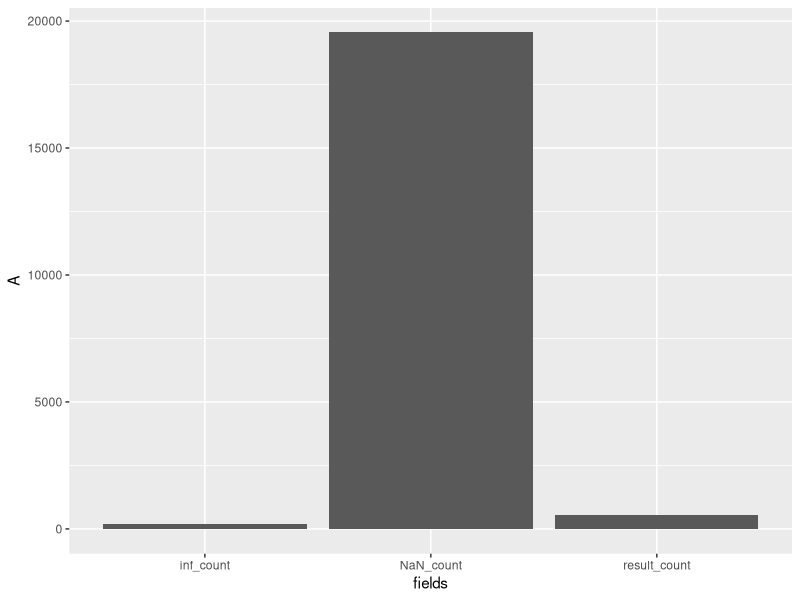
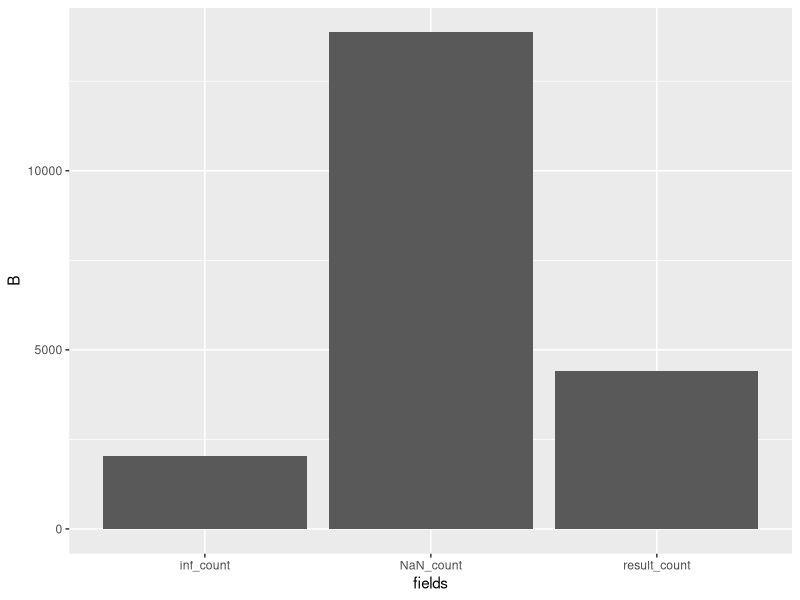
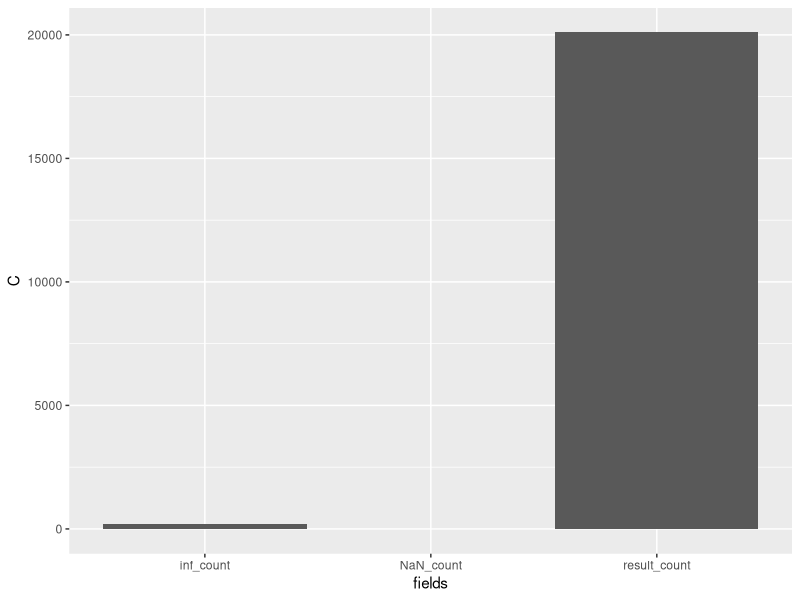

Write R code to recreate these figures, in order.
## ---- chunk 1
library(ggplot2)
options(digits = 22)
knitr::opts_chunk$set(echo = TRUE)
## ---- chunk 2
x1 <-  1/3
x2 <- 1/4
if (x1 - x2 == 1/12) {
  print("Subtraction is correct") 
  } else {
    print("Subtraction is wrong")
  }
## ---- chunk 3
x1 <-  1/3
x2 <- 1/4
x3 <- 1/12

x1
x2
x3
x1-x2
## ---- chunk 4
x1 <- 1
x2 <- 1/2
if (x1 - x2 == 1/2) {
  print("Subtraction is correct") 
} else {
    print("Subtraction is wrong") 
  }

## ---- chunk 5
x1 <-  1/3
x2 <- 1/4
x_res <- (x1^2 - x2^2)/(x1+x2)
if (x_res == 1/12) {
  print("Subtraction is correct") 
  } else {
    print("Subtraction is wrong")
  }
## ---- chunk 6
derivative_function <- function(x = 2, epsilon = 10**-15) {
  derivative_1 <- ((x + epsilon) - x) / epsilon
  return(derivative_1)
}

derivative_function(x=1)
derivative_function(x=1000)

## ---- chunk 7
n = 1
k = 0

A <- prod(1:n) / (prod(1:k) * prod(1:(n-k)))
B <- prod((k+1):n) / prod(1:(n-k))
C <- prod(((k+1):n) / (1:(n-k)))

A
B
C
## ---- chunk 8
n = 0
k = 0

A <- prod(1:n) / (prod(1:k) * prod(1:(n-k)))
B <- prod((k+1):n) / prod(1:(n-k))
C <- prod(((k+1):n) / (1:(n-k)))

A
B
C
## ---- chunk 9
sample_n <- seq(0, 1000, by = 5)
sample_k <- seq(0, 1000, by = 5)

mat_A <- matrix(NA, nrow = length(sample_n), ncol = length(sample_k))
for (i in 1:length(sample_n)) {
  for (j in 1:length(sample_k)) {
    if (sample_k[j] <= sample_n[i]) {
      mat_A[i,j] = prod(1:sample_n[i]) / (prod(1:sample_k[j]) * prod(1:(sample_n[i] - sample_k[j])))
    }
  }
}
colnames(mat_A) <- sample_k
rownames(mat_A) <- sample_n

mat_B <- matrix(NA, nrow = length(sample_n), ncol = length(sample_k))
for (i in 1:length(sample_n)) {
  for (j in 1:length(sample_k)) {
    if (sample_k[j] <= sample_n[i]) {
      mat_B[i,j] = prod((sample_k[j] + 1):sample_n[i]) / (prod(1:(sample_n[i] - sample_k[j])))
    }
  }
}
colnames(mat_B) <- sample_k
rownames(mat_B) <- sample_n

mat_C <- matrix(NA, nrow = length(sample_n), ncol = length(sample_k))
for (i in 1:length(sample_n)) {
  for (j in 1:length(sample_k)) {
    if (sample_k[j] <= sample_n[i]) {
      mat_C[i,j] = prod(((sample_k[j] + 1):sample_n[i]) / (1:(sample_n[i] - sample_k[j])))
    }
  }
}
colnames(mat_C) <- sample_k
rownames(mat_C) <- sample_n

## ---- chunk 10
sample_n <- seq(0, 1000, by = 5)
sample_k <- seq(0, 1000, by = 5)

mat_A <- matrix(NA, nrow = length(sample_n), ncol = length(sample_k))
for (i in 1:length(sample_n)) {
  for (j in 1:length(sample_k)) {
    if (sample_k[j] <= sample_n[i]) {
      mat_A[i,j] = prod(1:sample_n[i]) / (prod(1:sample_k[j]) * prod(1:(sample_n[i] - sample_k[j])))
    }
  }
}
colnames(mat_A) <- sample_k
rownames(mat_A) <- sample_n

mat_B <- matrix(NA, nrow = length(sample_n), ncol = length(sample_k))
for (i in 1:length(sample_n)) {
  for (j in 1:length(sample_k)) {
    if (sample_k[j] <= sample_n[i]) {
      mat_B[i,j] = prod((sample_k[j] + 1):sample_n[i]) / (prod(1:(sample_n[i] - sample_k[j])))
    }
  }
}
colnames(mat_B) <- sample_k
rownames(mat_B) <- sample_n

mat_C <- matrix(NA, nrow = length(sample_n), ncol = length(sample_k))
for (i in 1:length(sample_n)) {
  for (j in 1:length(sample_k)) {
    if (sample_k[j] <= sample_n[i]) {
      mat_C[i,j] = prod(((sample_k[j] + 1):sample_n[i]) / (1:(sample_n[i] - sample_k[j])))
    }
  }
}
colnames(mat_C) <- sample_k
rownames(mat_C) <- sample_n

mat_elements = 201*201

na_count_A <- sum(is.na(mat_A))   
inf_count_A <- sum(is.infinite(mat_A)) 
nan_count_A <- sum(is.nan(mat_A))
result_count_A <- mat_elements - na_count_A - inf_count_A
# n_max_A <- 170
# k_max_A <- 165

na_count_B <- sum(is.na(mat_B))   
inf_count_B <- sum(is.infinite(mat_B)) 
nan_count_B <- sum(is.nan(mat_B))
result_count_B <- mat_elements - na_count_B - inf_count_B
# n_max_B <- 1000
# k_max_B <- 995

na_count_C <- sum(is.na(mat_C))   
inf_count_C <- sum(is.infinite(mat_C)) 
nan_count_C <- sum(is.nan(mat_C))
result_count_C <- mat_elements - na_count_C - inf_count_C
# n_max_C <- 1000
# k_max_C <- 995

vis_df <- data.frame(fields = c("result_count", "inf_count", "NaN_count"),
                     A = c(result_count_A, inf_count_A, nan_count_A),
                     B = c(result_count_B, inf_count_B, nan_count_B),
                     C = c(result_count_C, inf_count_C, nan_count_C))

vis_df_1 <- tidyr::gather(vis_df, key = "fields", value =  "formula", 2:4)


p1 <- ggplot(vis_df, aes(fields, A)) + geom_bar(stat='identity')
p2 <- ggplot(vis_df, aes(fields, B)) + geom_bar(stat='identity')
p3 <- ggplot(vis_df, aes(fields, C)) + geom_bar(stat='identity')
p1
p2
p3 
